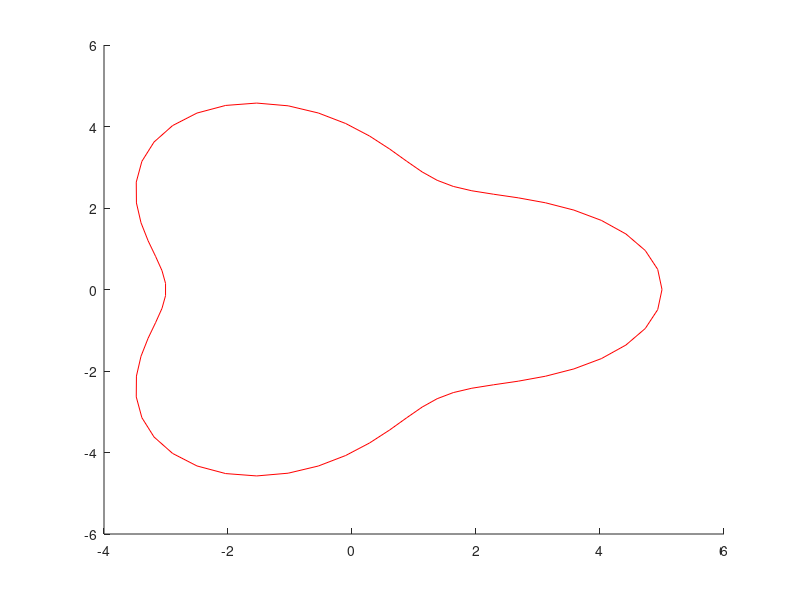

Write the MATLAB code that produced this figure. (Note: this script raises an error after producing the figure.)
%Brian Todd
%4/17/2013
%Math 471
%Part (d)
%-------------------------------------------------------------------------%
clear 
tic
format long 

N = 1000;  %Time steps.
M = 64;  %Spatial Discretization points.
alpha = 0:(2*pi/(M-1)):2*pi;  %Alpha vector.

x0 = [(4 + cos(3.*alpha)).*cos(alpha); (4 + cos(3.*alpha)).*sin(alpha)]';
%Initial shape. 
x = x0;  t = [0 4];  h = (t(end) - t(1))/N;  %Declarations.
hold on
plot(x(:,1),x(:,2),'-r')

for k = 1:N+1
    t(k+1) = t(k) + h;  %Time step.
    
    x1alpha = real(fdiff(x(:,1)',M));
    x2alpha = real(fdiff(x(:,2)',M));
    x1alpha2 = real(fdiff(x1alpha,M));
    x2alpha2 = real(fdiff(x2alpha,M));
    %Calculate the first and second derivative of each for each
    %x1a,x2a,x1aa,x2aa.

    xlength = sqrt(x1alpha.^2 + x2alpha.^2);  %Length, vector of scalars.
    xnorm = [(1./xlength).*x2alpha; -(1./xlength).*x1alpha]; %Normal vector
    
    xhold = ((x2alpha.*x1alpha2 - x1alpha.*x2alpha2)./(xlength.^3));
    %Mkes multiplying easier.
    f = [xhold'.*xnorm(1,:)' xhold'.*xnorm(2,:)'];
    %This is the function we use in x' = f(x,t) for Euler's Method.
    
    %Forward Euler.
    x = x + h.*f;
    
    if vpa(t(k),2) == 1
        plot(x(:,1),x(:,2),'-b') 
    elseif vpa(t(k),2) == 2
        plot(x(:,1),x(:,2),'-g')
    elseif vpa(t(k),2) == 3
        plot(x(:,1),x(:,2),'-m')
    elseif vpa(t(k),2) == 4
        plot(x(:,1),x(:,2),'-c')
    end
    %This switching statement is equivalent to plotting at t = [0 1 2 3 4];
end
hold off
%-------------------------------------------------------------------------%
%Results 
% When M = 64, the curve loses its smoothness and 'blows up' when
% everything else remains the same. However, if we apply a very small h
% then we will be able to have a smooth curve. This indicates that when we
% increase the spatial discretization points by a large amount, then we
% must also compensate by decreasing the h value. Since our simulation does
% not compensate, the result falls apart. 
% When we have M = 64, and compensate it accordingly with a lower step
% size, the curves that are generated by the simulation are substantially
% smoother than they would be for the M = 32 simulation. This is not
% surpising since the smoothness is dependent on the amount of spatial
% discretization points in the FFT.